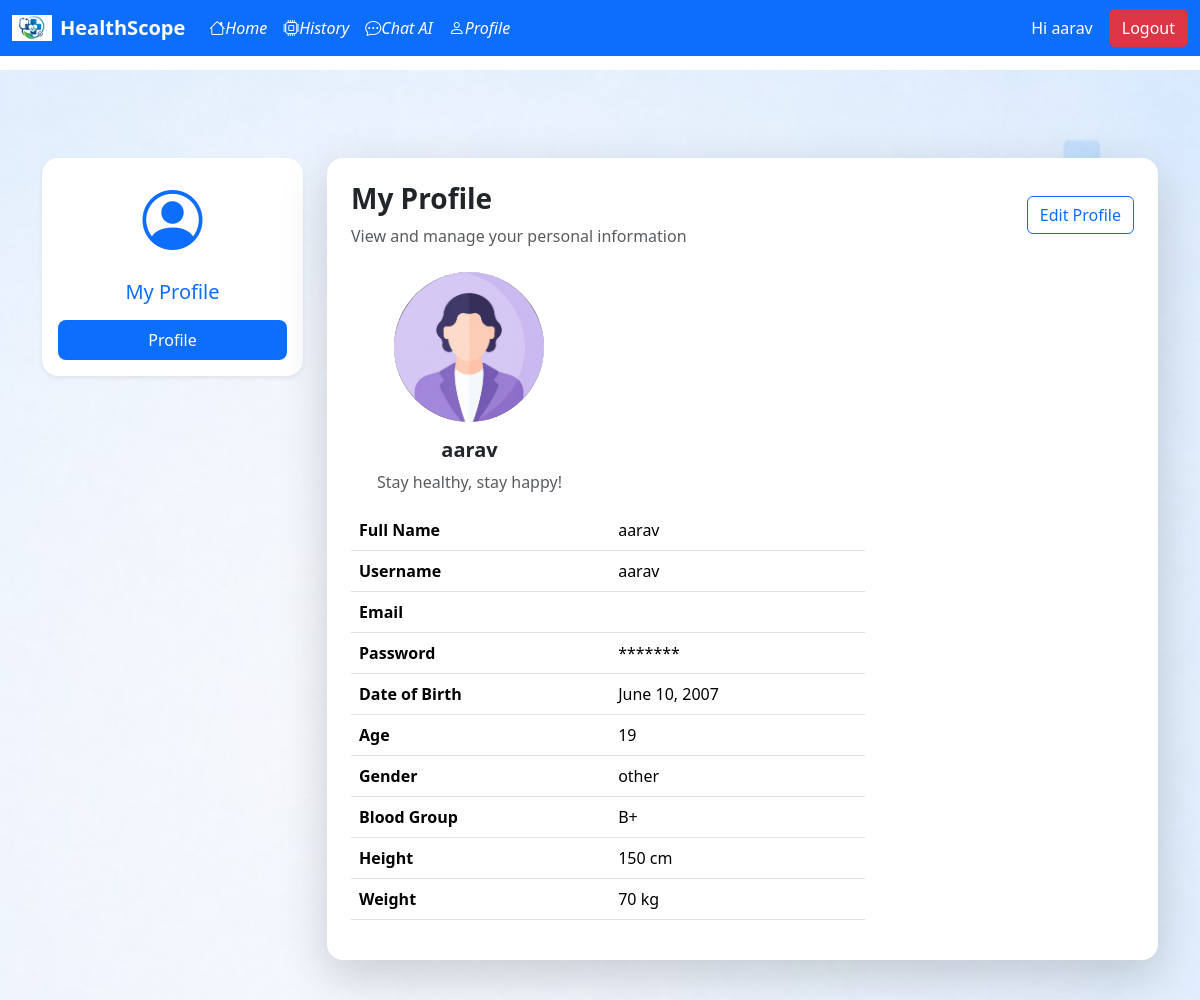
The app's page /accounts/profile_view/ (signed in) with its own data.
### apps/accounts/models.py (models this page shows)
class Profile(models.Model):
    user = models.OneToOneField(User, on_delete=models.CASCADE)
    name = models.CharField(max_length=100, null=True, blank=True)
    age = models.IntegerField(null=True, blank=True)
    dob = models.DateField(null=True, blank=True)   # ✅ FIX
    gender = models.CharField(max_length=20, choices=GENDER_CHOICES, null=True, blank=True)
    height = models.IntegerField(null=True, blank=True)
    weight = models.IntegerField(null=True, blank=True)
    blood_group = models.CharField(max_length=5, null=True, blank=True)
    comment = models.TextField(null=True, blank=True)

### apps/accounts/views.py (the view)
# urls.py: path("accounts/profile_view/", views.profile_view, name="profile"),
@login_required
def profile_view(request):
    try:
        profile = Profile.objects.get(user=request.user)
    except Profile.DoesNotExist:
        return redirect('profile_form')
    return render(request, 'accounts/profile.html', {'profile': profile})

### templates/accounts/profile.html (shortened to what this page needs)
{% extends 'base.html' %}
{% load static %}
{% block content %}
  <div class="profile-bg">
    <div class="container mt-5">
      <div class="row">
        <div class="col-md-3">
          <div class="card shadow-sm border-0 rounded-4 p-3 text-center">
            {% if profile.gender == 'female' %}
              <div class="mb-3">
                <i class="bi bi-person-circle text-danger" style="font-size: 60px;"></i>
              </div>
              <h5 class="mb-3 text-danger">My Profile (Female)</h5>
            {% else %}
              <div class="mb-3">
                <i class="bi bi-person-circle text-primary" style="font-size: 60px;"></i>
              </div>
              <h5 class="mb-3 text-primary">My Profile</h5>
            {% endif %}
            <ul class="list-group list-group-flush">
              <li class="list-group-item active rounded-3">Profile</li>
            </ul>
          </div>
        </div>
        <div class="col-md-9">
          <div class="card shadow-lg border-0 rounded-4">
            <div class="card-body p-4">
              <div class="d-flex justify-content-between align-items-center mb-4">
                <div>
                  <h3 class="fw-bold">My Profile</h3>
                  <p class="text-muted mb-0">View and manage your personal information</p>
                </div>
                <a class="btn btn-outline-primary" href="{% url 'update' %}">Edit Profile</a>
              </div>
              <div class="row">
                <div class="row">
                  <div class="col-md-4 text-center">
                    {% if profile.gender == 'male' %}
                      <img src="{% static 'images\3135715.jpeg' %}" class="img-fluid rounded-circle mb-3" width="150" />
                    {% elif profile.gender == 'female' %}
                      <img src="{% static 'images\e61c096a-1b2a-4cb1-bb87-f3d217d360fd.jpeg' %}" class="img-fluid rounded-circle mb-3" width="150" />
                    {% else %}
                      <img src="{% static 'images\d4859ea2-4b9c-4dd9-aafa-9241c4353e0f.jpeg' %}" class="img-fluid rounded-circle mb-3" width="150" />
                    {% endif %}
                    <h5 class="fw-bold">{{ user.username }}</h5>
                    <p class="text-muted">Stay healthy, stay happy!</p>
                  </div>
                </div>
                <div class="col-md-8">
                  <table class="table">
                    <tr>
                      <th>Full Name</th>
                      <td>{{ profile.name }}</td>
                    </tr>
                    <tr>
                      <th>Username</th>
                      <td>{{ user.username }}</td>
                    </tr>
                    <tr>
                      <th>Email</th>
                      <td>{{ user.email }}</td>
                    </tr>
                    <tr>
                      <th>Password</th>
                      <td>*******</td>
                    </tr>
                    <tr>
                      <th>Date of Birth</th>
                      <td>{{ profile.dob }}</td>
                    </tr>
                    <tr>
                      <th>Age</th>
                      <td>{{ profile.age }}</td>
                    </tr>
                    <tr>
                      <th>Gender</th>
                      <td>{{ profile.gender }}</td>
                    </tr>
                    <tr>
                      <th>Blood Group</th>
                      <td>{{ profile.blood_group }}</td>
                    </tr>
                    <tr>
                      <th>Height</th>
                      <td>
                        {% if profile.height %}
                          {{ profile.height }} cm
                        {% else %}
                          ---
                        {% endif %}
                      </td>
                    </tr>
                    <tr>
                      <th>Weight</th>
                      <td>
                        {% if profile.weight %}
                          {{ profile.weight }} kg
                        {% else %}
                          ---
                        {% endif %}
                      </td>
                    </tr>
                  </table>
                </div>
              </div>
            </div>
          </div>
        </div>
      </div>
    </div>
  </div>
{% endblock %}

### templates/base.html (shortened to what this page needs)
{% load static %}
<!DOCTYPE html>
<html lang="en">
  <head>
    <link href="https://cdn.jsdelivr.net/npm/bootstrap@5.3.8/dist/css/bootstrap.min.css" rel="stylesheet" />
    <link href="https://cdn.jsdelivr.net/npm/bootstrap-icons@1.11.3/font/bootstrap-icons.css" rel="stylesheet" />
  </head>
  <body style="padding-top: 70px;">
    <nav class="navbar navbar-expand-lg navbar-dark bg-primary fixed-top">
      <div class="container-fluid">
        <a class="navbar-brand d-flex align-items-center" href="{% url 'home' %}">
          <img src="{% static 'images\c4330dc9-cd7a-4d83-8b1e-c3cf85d68733.jpeg' %}" width="40" class="me-2" />
          <strong>HealthScope</strong>
        </a>
        <div class="collapse navbar-collapse" id="navbarSupportedContent">
          <ul class="navbar-nav me-auto mb-2 mb-lg-0">
            <li class="nav-item">
              <a class="nav-link active" href="{% url 'home' %}"><i class="bi bi-house">Home</i></a>
            </li>
            {% if user.is_authenticated %}
              <li class="nav-item">
                <a class="nav-link active" href="{% url 'history' %}"><i class="bi bi-cpu">History</i></a>
              </li>
              <li class="nav-item">
                <a class="nav-link active" href="{% url 'chatbot' %}"><i class="bi bi-chat-dots">Chat AI</i></a>
              </li>
              <li class="nav-item">
                <a class="nav-link active" href="{% url 'profile' %}"><i class="bi bi-person">Profile</i></a>
              </li>
            {% endif %}
          </ul>
          {% if not user.is_authenticated %}
            <a class="btn btn-outline-light mx-2" href="{% url 'login' %}">Login</a>
            <a class="btn btn-light" href="{% url 'register' %}">Register</a>
          {% else %}
            <span class="text-white me-3">Hi {{ user.username }}</span>
            <a class="btn btn-danger" href="{% url 'logout' %}">Logout</a>
          {% endif %}
        </div>
      </div>
    </nav>
    {% block content %}
    {% endblock %}
  </body>
</html>

### records on screen
Profile: name "aarav", dob "June 10, 2007", age "19", gender "other", blood_group "B+", height "150", weight "70"

### other values on screen
{{ user.username }} "aarav"
